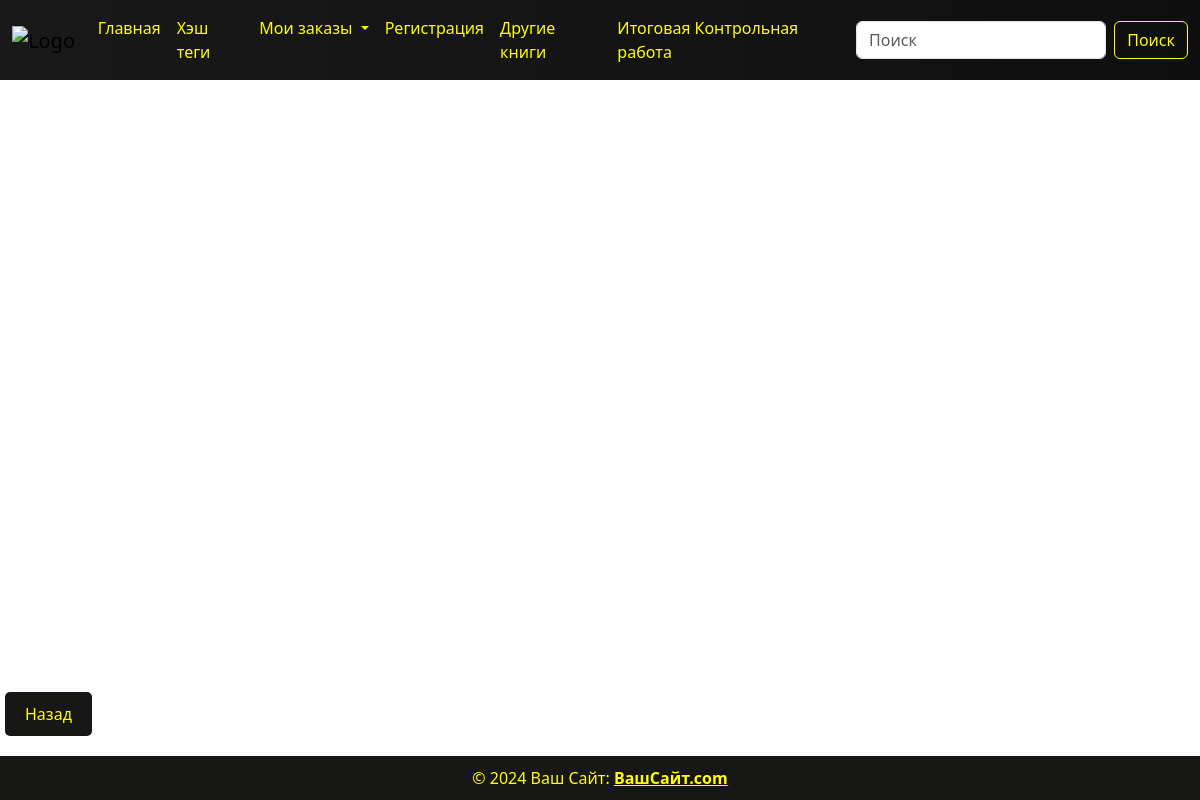
The page /fairy_tales_books/ on the database as committed earlier.
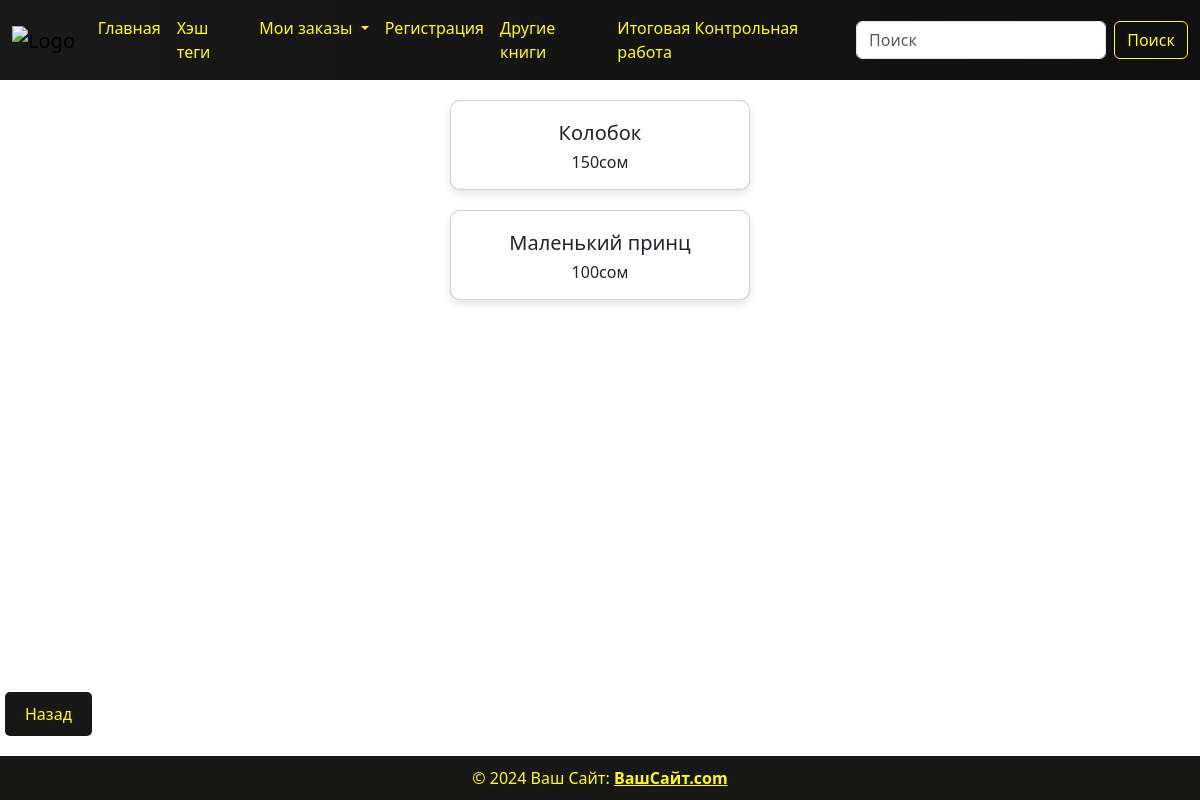
The same page on the database as committed later.
### hashtags/models.py (models this page shows, shortened)
class Product(models.Model):
    name = models.CharField(max_length=100, verbose_name='название продукта')
    price = models.PositiveIntegerField(default=100, verbose_name='цена')
    tags = models.ManyToManyField(Tag)
    class Meta:
        verbose_name = 'товар'
        verbose_name_plural = 'товары'

### hashtags/views.py (the view)
# urls.py: path('fairy_tales_books/', views.fairy_tales_books_view, name='fairy_tales_books'),
def fairy_tales_books_view(request):
    if request.method == 'GET':
        fairy_tales_books = models.Product.objects.filter(tags__name='Сказки')
        context = {'fairy_tales_books': fairy_tales_books}
        return render(request, template_name='hashtags/fairy_tales_books.html', context=context)

### templates/hashtags/fairy_tales_books.html
{% load static %} {% include 'components/header.html' %}
<link rel="stylesheet" href="{% static 'css/hashtags.css' %}" />
<div class="content">
  {% for i in fairy_tales_books %}
  <div class="card">
    <div class="card-body">
      <h1>{{ i.name }}</h1>
      <p class="card-text">{{ i.price }}сом</p>
    </div>
  </div>
  {% endfor %}
</div>
<div class="buttons">
  <a href="{% url 'all_books' %}"><button>Назад</button></a>
</div>
{% include 'components/footer.html' %}

Rows that differ between the two databases and show on the page:
added Product: name "Колобок", price "150"
added Product: name "Маленький принц", price "100"
